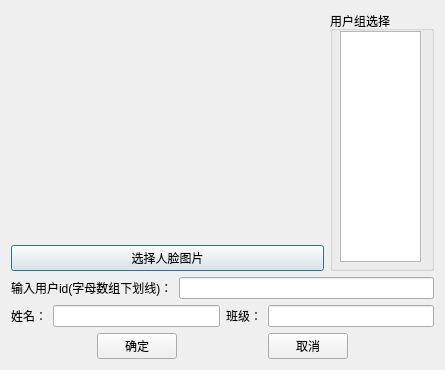
<?xml version="1.0" encoding="UTF-8"?>
<ui version="4.0">
 <class>Dialog</class>
 <widget class="QDialog" name="Dialog">
  <property name="geometry">
   <rect>
    <x>0</x>
    <y>0</y>
    <width>445</width>
    <height>370</height>
   </rect>
  </property>
  <property name="windowTitle">
   <string>Dialog</string>
  </property>
  <layout class="QGridLayout" name="gridLayout">
   <item row="0" column="0">
    <layout class="QVBoxLayout" name="verticalLayout_4" stretch="3,1">
     <item>
      <layout class="QHBoxLayout" name="horizontalLayout" stretch="3,1">
       <item>
        <layout class="QVBoxLayout" name="verticalLayout">
         <item>
          <widget class="QLabel" name="label">
           <property name="minimumSize">
            <size>
             <width>305</width>
             <height>225</height>
            </size>
           </property>
           <property name="text">
            <string/>
           </property>
          </widget>
         </item>
         <item>
          <widget class="QPushButton" name="pushButton">
           <property name="text">
            <string>选择人脸图片</string>
           </property>
          </widget>
         </item>
        </layout>
       </item>
       <item>
        <widget class="QGroupBox" name="groupBox">
         <property name="title">
          <string>用户组选择</string>
         </property>
         <widget class="QListWidget" name="listWidget">
          <property name="geometry">
           <rect>
            <x>10</x>
            <y>20</y>
            <width>81</width>
            <height>231</height>
           </rect>
          </property>
         </widget>
        </widget>
       </item>
      </layout>
     </item>
     <item>
      <layout class="QVBoxLayout" name="verticalLayout_3">
       <item>
        <layout class="QVBoxLayout" name="verticalLayout_2">
         <item>
          <layout class="QHBoxLayout" name="horizontalLayout_2">
           <item>
            <widget class="QLabel" name="label_2">
             <property name="text">
              <string>输入用户id(字母数组下划线)：</string>
             </property>
            </widget>
           </item>
           <item>
            <widget class="QLineEdit" name="lineEdit"/>
           </item>
          </layout>
         </item>
         <item>
          <layout class="QHBoxLayout" name="horizontalLayout_3">
           <item>
            <widget class="QLabel" name="label_3">
             <property name="text">
              <string>姓名：</string>
             </property>
            </widget>
           </item>
           <item>
            <widget class="QLineEdit" name="lineEdit_2"/>
           </item>
           <item>
            <widget class="QLabel" name="label_4">
             <property name="text">
              <string>班级：</string>
             </property>
            </widget>
           </item>
           <item>
            <widget class="QLineEdit" name="lineEdit_3"/>
           </item>
          </layout>
         </item>
        </layout>
       </item>
       <item>
        <layout class="QHBoxLayout" name="horizontalLayout_4">
         <item>
          <spacer name="horizontalSpacer_2">
           <property name="orientation">
            <enum>Qt::Horizontal</enum>
           </property>
           <property name="sizeHint" stdset="0">
            <size>
             <width>40</width>
             <height>20</height>
            </size>
           </property>
          </spacer>
         </item>
         <item>
          <widget class="QPushButton" name="pushButton_2">
           <property name="text">
            <string>确定</string>
           </property>
          </widget>
         </item>
         <item>
          <spacer name="horizontalSpacer">
           <property name="orientation">
            <enum>Qt::Horizontal</enum>
           </property>
           <property name="sizeHint" stdset="0">
            <size>
             <width>40</width>
             <height>20</height>
            </size>
           </property>
          </spacer>
         </item>
         <item>
          <widget class="QPushButton" name="pushButton_3">
           <property name="text">
            <string>取消</string>
           </property>
          </widget>
         </item>
         <item>
          <spacer name="horizontalSpacer_3">
           <property name="orientation">
            <enum>Qt::Horizontal</enum>
           </property>
           <property name="sizeHint" stdset="0">
            <size>
             <width>40</width>
             <height>20</height>
            </size>
           </property>
          </spacer>
         </item>
        </layout>
       </item>
      </layout>
     </item>
    </layout>
   </item>
  </layout>
 </widget>
 <resources/>
 <connections/>
</ui>
